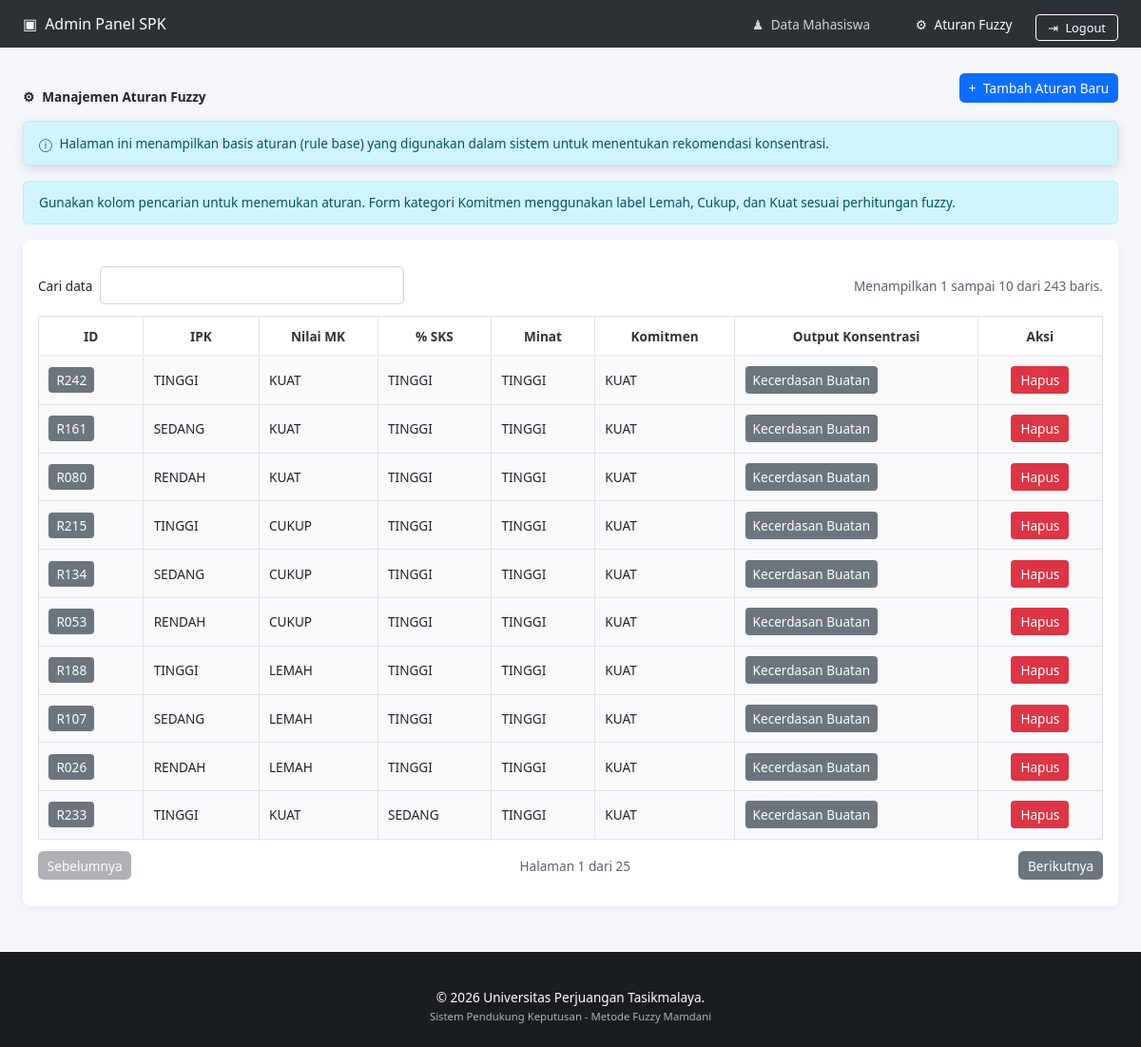
The app's page /pages/admin/aturan.php (signed in) with its own data.
### tables this page shows
CREATE TABLE IF NOT EXISTS aturan_fuzzy (
    id INT NOT NULL AUTO_INCREMENT,
    kode_aturan VARCHAR(10) NOT NULL,
    ipk_kategori VARCHAR(20) NOT NULL,
    nilai_mk_kategori VARCHAR(20) NOT NULL,
    persen_sks_kategori VARCHAR(20) NOT NULL,
    minat_kategori VARCHAR(20) NOT NULL,
    komitmen_kategori VARCHAR(20) NOT NULL,
    konsentrasi_id INT NOT NULL,
    rule_text VARCHAR(500) NOT NULL,
    PRIMARY KEY (id),
    UNIQUE KEY aturan_kode_unique (kode_aturan),
    CONSTRAINT aturan_konsentrasi_fk
        FOREIGN KEY (konsentrasi_id) REFERENCES konsentrasi (id)
);

CREATE TABLE IF NOT EXISTS konsentrasi (
    id INT NOT NULL AUTO_INCREMENT,
    kode_konsentrasi VARCHAR(10) NOT NULL,
    nama_konsentrasi VARCHAR(100) NOT NULL,
    PRIMARY KEY (id),
    UNIQUE KEY konsentrasi_kode_unique (kode_konsentrasi)
);

### pages/admin/aturan.php (the view, shortened to what this page needs)
<?php
require_once '../../includes/database.php';
$query = "SELECT a.*, k.nama_konsentrasi FROM aturan_fuzzy a JOIN konsentrasi k ON a.konsentrasi_id = k.id ORDER BY a.id DESC";
$stmt = $pdo->query($query);
$aturan = $stmt->fetchAll();
?>
<!DOCTYPE html>
<html lang="id">
<head>
    <link rel="stylesheet" href="../../assets/css/style.css">
    <link rel="stylesheet" href="../../assets/css/admin.css">
</head>
<body class="admin-rules-page">
    <header class="site-header">
    <nav class="navbar navbar-expand-lg navbar-dark navbar-custom">
        <div class="container-fluid px-4">
            <a class="navbar-brand d-flex align-items-center" href="dashboard.php">
                <i class="fas fa-cube me-2"></i> Admin Panel SPK
            </a>
            <div class="navbar-collapse" id="adminRulesNavigation">
                <div class="navbar-nav ms-auto align-items-lg-center">
                    <a class="nav-link" href="dashboard.php"><i class="fas fa-users me-1"></i> Data Mahasiswa</a>
                    <a class="nav-link aktif" href="aturan.php" aria-current="page"><i class="fas fa-cogs me-1"></i> Aturan Fuzzy</a>
                    <a class="btn btn-logout ms-lg-3 mt-2 mt-lg-0" href="logout.php"><i class="fas fa-sign-out-alt me-1"></i> Logout</a>
                </div>
            </div>
        </div>
    </nav>
    </header>
    <main class="site-main">
    <div class="container-fluid px-4 mt-4 mb-5">
        <div class="d-flex justify-content-between align-items-center mb-3">
            <h4 class="fw-bold mb-0"><i class="fas fa-cogs me-2"></i>Manajemen Aturan Fuzzy</h4>
            <button class="btn btn-primary btn-sm" data-modal-target="#addRuleModal"><i class="fas fa-plus me-1"></i> Tambah Aturan Baru</button>
        </div>
        <div class="alert alert-custom shadow-sm" role="alert">
            <i class="fas fa-info-circle me-1"></i> Halaman ini menampilkan basis aturan (rule base) yang digunakan dalam sistem untuk menentukan rekomendasi konsentrasi.
        </div>
        <div class="alert alert-info py-2" role="note">Gunakan kolom pencarian untuk menemukan aturan. Form kategori Komitmen menggunakan label Lemah, Cukup, dan Kuat sesuai perhitungan fuzzy.</div>
        <div class="card card-table">
            <div class="card-body p-3">
                <div class="table-responsive">
                    <table id="dataTable" class="table table-striped table-hover align-middle data-table">
                        <thead>
                            <tr>
                                <th>ID</th>
                                <th>IPK</th>
                                <th>Nilai MK</th>
                                <th>% SKS</th>
                                <th>Minat</th>
                                <th>Komitmen</th>
                                <th>Output Konsentrasi</th>
                                <th>Aksi</th>
                            </tr>
                        </thead>
                        <tbody>
                            <?php foreach ($aturan as $rule): ?>
                                <tr>
                                    <td><span class="badge badge-id"><?= htmlspecialchars($rule['kode_aturan']) ?></span></td>
                                    <td class="text-uppercase"><?= htmlspecialchars($rule['ipk_kategori']) ?></td>
                                    <td class="text-uppercase"><?= htmlspecialchars($rule['nilai_mk_kategori']) ?></td>
                                    <td class="text-uppercase"><?= htmlspecialchars($rule['persen_sks_kategori']) ?></td>
                                    <td class="text-uppercase"><?= htmlspecialchars($rule['minat_kategori']) ?></td>
                                    <td class="text-uppercase"><?= htmlspecialchars($rule['komitmen_kategori']) ?></td>
                                    <td>
                                        <span class="badge-output">
                                            <?= htmlspecialchars($rule['nama_konsentrasi']) ?>
                                        </span>
                                    </td>
                                    <td class="text-center">
                                        <button type="button" class="btn btn-delete btn-sm delete-rule" data-modal-target="#deleteRuleModal" data-rule-id="<?= (int)$rule['id'] ?>" data-rule-code="<?= htmlspecialchars($rule['kode_aturan'], ENT_QUOTES, 'UTF-8') ?>" title="Hapus Aturan">
                                            Hapus
                                        </button>
                                    </td>
                                </tr>
                            <?php endforeach; ?>
                        </tbody>
                    </table>
                </div>
            </div>
        </div>
    </div>
    </main>
    <footer class="site-footer">
        <p>&copy; 2026 Universitas Perjuangan Tasikmalaya.</p>
        <small>Sistem Pendukung Keputusan - Metode Fuzzy Mamdani</small>
    </footer>
</body>
</html>

### assets/css/style.css (style rules this page uses)
body { display: flex; flex-direction: column; min-height: 100vh; margin: 0; font-family: "Segoe UI", Tahoma, Geneva, Verdana, sans-serif; color: #212529; background-color: #fff; }
* { box-sizing: border-box; }
a { color: #0d6efd; }
.site-footer { flex-shrink: 0; }
.site-header { position: sticky; top: 0; z-index: 900; flex-shrink: 0; }
.container, .container-fluid { width: 100%; margin-right: auto; margin-left: auto; padding-right: 1rem; padding-left: 1rem; }
.container-fluid { max-width: 100%; }
.d-flex { display: flex; }
.justify-content-between { justify-content: space-between; }
.align-items-center { align-items: center; }
.align-middle td, .align-middle th { vertical-align: middle; }
.text-center { text-align: center; }
.text-uppercase { text-transform: uppercase; }
.shadow, .shadow-sm { box-shadow: 0 0.25rem 0.75rem rgba(0, 0, 0, 0.12); }
.fw-bold { font-weight: 700; }
.mt-2 { margin-top: 0.5rem; }
.mt-4 { margin-top: 1.5rem; }
.mb-0 { margin-bottom: 0; }
.mb-3 { margin-bottom: 1rem; }
.mb-5 { margin-bottom: 3rem; }
.me-1 { margin-right: 0.25rem; }
.me-2 { margin-right: 0.5rem; }
.ms-auto { margin-left: auto; }
.p-3 { padding: 1rem; }
.px-4 { padding-right: 1.5rem; padding-left: 1.5rem; }
.py-2 { padding-top: 0.5rem; padding-bottom: 0.5rem; }
.site-header .navbar { display: flex; min-height: 50px; align-items: center; background-color: #1a1d20; }
.navbar .container, .navbar .container-fluid { display: flex; flex-wrap: wrap; align-items: center; justify-content: space-between; }
.site-header .navbar-brand { display: flex; align-items: center; color: #fff; font-size: 0.9rem; font-weight: 500; text-decoration: none; }
.site-header .nav-link { display: inline-block; padding: 0.7rem 0.8rem; color: #d1d5db; font-size: 0.85rem; text-decoration: none; }
.site-header .nav-link.aktif, .site-header .nav-link:hover { color: #fff; }
.navbar-nav { display: flex; align-items: center; gap: 0.75rem; margin: 0 0 0 auto; padding: 0; list-style: none; }
.navbar-collapse { display: flex; flex: 1 1 auto; align-items: center; }
.site-main { flex: 1; }
.site-footer { padding: 1.5rem 0; color: #fff; text-align: center; background-color: #1a1d20; font-size: 0.85rem; }
.site-footer p { margin-bottom: 0; }
.site-footer small { color: #adb5bd; }
.site-main table { width: 100%; border-collapse: collapse; }
.site-main table th, .site-main table td { padding: 0.65rem; border: 1px solid #dee2e6; }
.site-main table thead th { color: #333; background-color: #f1f3f5; font-weight: 600; }
.site-main table tbody tr:nth-child(even) { background-color: #f8f9fa; }
.site-main .data-table { width: 100%; }
.btn { display: inline-block; padding: 0.5rem 0.8rem; border: 1px solid transparent; border-radius: 0.35rem; color: #fff; background: #0d6efd; font: inherit; text-align: center; text-decoration: none; cursor: pointer; }
.btn-sm { padding: 0.3rem 0.55rem; font-size: 0.85rem; }
.btn-primary { color: #fff; background-color: #0d6efd; }
.card { border: 1px solid rgba(0, 0, 0, 0.1); border-radius: 0.5rem; background-color: #fff; }
.card-header, .card-body, .card-footer { padding: 1rem; }
.table-responsive { max-width: 100%; overflow-x: auto; overscroll-behavior-x: contain; }
.table { margin-bottom: 0; background-color: #fff; }
.table-striped tbody tr:nth-child(odd) { background-color: #f8f9fa; }
.alert { position: relative; margin-bottom: 1rem; padding: 0.8rem 1rem; border: 1px solid transparent; border-radius: 0.35rem; }
.alert-info { color: #055160; border-color: #b6effb; background: #cff4fc; }
.badge { display: inline-block; padding: 0.3rem 0.5rem; border-radius: 0.3rem; }
.fas { display: inline-block; font-style: normal; line-height: 1; }
.fas::before { display: inline-block; }
.fa-info-circle::before { content: "ⓘ"; }
.fa-cube::before { content: "▣"; }
.fa-users::before { content: "♟"; }
.fa-cogs::before { content: "⚙"; }
.fa-sign-out-alt::before { content: "⇥"; }
.fa-plus::before { content: "+"; }

### records on screen
aturan_fuzzy: kode_aturan "R242", ipk_kategori "TINGGI", nilai_mk_kategori "KUAT", persen_sks_kategori "TINGGI", minat_kategori "TINGGI", komitmen_kategori "KUAT", konsentrasi.nama_konsentrasi "Kecerdasan Buatan"
aturan_fuzzy: kode_aturan "R161", ipk_kategori "SEDANG", nilai_mk_kategori "KUAT", persen_sks_kategori "TINGGI", minat_kategori "TINGGI", komitmen_kategori "KUAT", konsentrasi.nama_konsentrasi "Kecerdasan Buatan"
aturan_fuzzy: kode_aturan "R080", ipk_kategori "RENDAH", nilai_mk_kategori "KUAT", persen_sks_kategori "TINGGI", minat_kategori "TINGGI", komitmen_kategori "KUAT", konsentrasi.nama_konsentrasi "Kecerdasan Buatan"
aturan_fuzzy: kode_aturan "R215", ipk_kategori "TINGGI", nilai_mk_kategori "CUKUP", persen_sks_kategori "TINGGI", minat_kategori "TINGGI", komitmen_kategori "KUAT", konsentrasi.nama_konsentrasi "Kecerdasan Buatan"
aturan_fuzzy: kode_aturan "R134", ipk_kategori "SEDANG", nilai_mk_kategori "CUKUP", persen_sks_kategori "TINGGI", minat_kategori "TINGGI", komitmen_kategori "KUAT", konsentrasi.nama_konsentrasi "Kecerdasan Buatan"
aturan_fuzzy: kode_aturan "R053", ipk_kategori "RENDAH", nilai_mk_kategori "CUKUP", persen_sks_kategori "TINGGI", minat_kategori "TINGGI", komitmen_kategori "KUAT", konsentrasi.nama_konsentrasi "Kecerdasan Buatan"
aturan_fuzzy: kode_aturan "R188", ipk_kategori "TINGGI", nilai_mk_kategori "LEMAH", persen_sks_kategori "TINGGI", minat_kategori "TINGGI", komitmen_kategori "KUAT", konsentrasi.nama_konsentrasi "Kecerdasan Buatan"
aturan_fuzzy: kode_aturan "R107", ipk_kategori "SEDANG", nilai_mk_kategori "LEMAH", persen_sks_kategori "TINGGI", minat_kategori "TINGGI", komitmen_kategori "KUAT", konsentrasi.nama_konsentrasi "Kecerdasan Buatan"
aturan_fuzzy: kode_aturan "R026", ipk_kategori "RENDAH", nilai_mk_kategori "LEMAH", persen_sks_kategori "TINGGI", minat_kategori "TINGGI", komitmen_kategori "KUAT", konsentrasi.nama_konsentrasi "Kecerdasan Buatan"
aturan_fuzzy: kode_aturan "R233", ipk_kategori "TINGGI", nilai_mk_kategori "KUAT", persen_sks_kategori "SEDANG", minat_kategori "TINGGI", komitmen_kategori "KUAT", konsentrasi.nama_konsentrasi "Kecerdasan Buatan"
